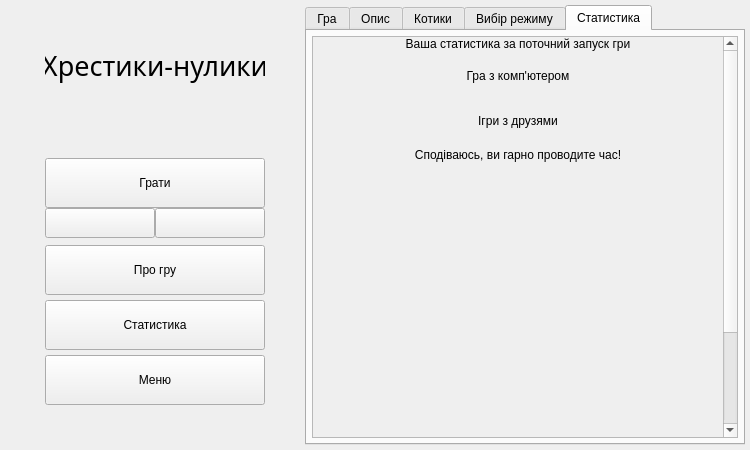
<?xml version="1.0" encoding="UTF-8"?>
<ui version="4.0">
 <class>MainWindow</class>
 <widget class="QMainWindow" name="MainWindow">
  <property name="geometry">
   <rect>
    <x>0</x>
    <y>0</y>
    <width>750</width>
    <height>450</height>
   </rect>
  </property>
  <property name="sizePolicy">
   <sizepolicy hsizetype="Fixed" vsizetype="Fixed">
    <horstretch>0</horstretch>
    <verstretch>0</verstretch>
   </sizepolicy>
  </property>
  <property name="minimumSize">
   <size>
    <width>750</width>
    <height>450</height>
   </size>
  </property>
  <property name="maximumSize">
   <size>
    <width>750</width>
    <height>450</height>
   </size>
  </property>
  <property name="windowTitle">
   <string>Хрестики-нулики</string>
  </property>
  <property name="windowIcon">
   <iconset resource="resourses.qrc">
    <normaloff>:/tictactoe/images/free-icon-tic-tac-toe-868728.png</normaloff>:/tictactoe/images/free-icon-tic-tac-toe-868728.png</iconset>
  </property>
  <property name="styleSheet">
   <string notr="true"/>
  </property>
  <widget class="QWidget" name="centralwidget">
   <property name="minimumSize">
    <size>
     <width>750</width>
     <height>450</height>
    </size>
   </property>
   <property name="maximumSize">
    <size>
     <width>750</width>
     <height>450</height>
    </size>
   </property>
   <property name="styleSheet">
    <string notr="true"/>
   </property>
   <layout class="QGridLayout" name="gridLayout_2">
    <property name="leftMargin">
     <number>5</number>
    </property>
    <property name="topMargin">
     <number>5</number>
    </property>
    <property name="rightMargin">
     <number>5</number>
    </property>
    <property name="bottomMargin">
     <number>5</number>
    </property>
    <property name="spacing">
     <number>0</number>
    </property>
    <item row="0" column="1">
     <widget class="QTabWidget" name="tabWidget">
      <property name="minimumSize">
       <size>
        <width>440</width>
        <height>440</height>
       </size>
      </property>
      <property name="maximumSize">
       <size>
        <width>440</width>
        <height>440</height>
       </size>
      </property>
      <property name="styleSheet">
       <string notr="true"/>
      </property>
      <property name="currentIndex">
       <number>4</number>
      </property>
      <widget class="QWidget" name="tabPlayField">
       <property name="minimumSize">
        <size>
         <width>0</width>
         <height>0</height>
        </size>
       </property>
       <property name="styleSheet">
        <string notr="true"/>
       </property>
       <attribute name="title">
        <string>Гра</string>
       </attribute>
       <layout class="QGridLayout" name="gridLayout_3">
        <property name="leftMargin">
         <number>4</number>
        </property>
        <property name="topMargin">
         <number>4</number>
        </property>
        <property name="rightMargin">
         <number>4</number>
        </property>
        <property name="bottomMargin">
         <number>4</number>
        </property>
        <property name="spacing">
         <number>0</number>
        </property>
        <item row="0" column="0">
         <widget class="QPushButton" name="pushButton_1">
          <property name="sizePolicy">
           <sizepolicy hsizetype="Fixed" vsizetype="Fixed">
            <horstretch>0</horstretch>
            <verstretch>0</verstretch>
           </sizepolicy>
          </property>
          <property name="minimumSize">
           <size>
            <width>144</width>
            <height>144</height>
           </size>
          </property>
          <property name="cursor">
           <cursorShape>ArrowCursor</cursorShape>
          </property>
          <property name="styleSheet">
           <string notr="true"/>
          </property>
          <property name="text">
           <string/>
          </property>
         </widget>
        </item>
        <item row="0" column="1">
         <widget class="QPushButton" name="pushButton_2">
          <property name="sizePolicy">
           <sizepolicy hsizetype="Fixed" vsizetype="Fixed">
            <horstretch>0</horstretch>
            <verstretch>0</verstretch>
           </sizepolicy>
          </property>
          <property name="minimumSize">
           <size>
            <width>144</width>
            <height>144</height>
           </size>
          </property>
          <property name="text">
           <string/>
          </property>
         </widget>
        </item>
        <item row="0" column="2">
         <widget class="QPushButton" name="pushButton_3">
          <property name="sizePolicy">
           <sizepolicy hsizetype="Fixed" vsizetype="Fixed">
            <horstretch>0</horstretch>
            <verstretch>0</verstretch>
           </sizepolicy>
          </property>
          <property name="minimumSize">
           <size>
            <width>144</width>
            <height>144</height>
           </size>
          </property>
          <property name="text">
           <string/>
          </property>
         </widget>
        </item>
        <item row="1" column="0">
         <widget class="QPushButton" name="pushButton_4">
          <property name="sizePolicy">
           <sizepolicy hsizetype="Fixed" vsizetype="Fixed">
            <horstretch>0</horstretch>
            <verstretch>0</verstretch>
           </sizepolicy>
          </property>
          <property name="minimumSize">
           <size>
            <width>144</width>
            <height>144</height>
           </size>
          </property>
          <property name="text">
           <string/>
          </property>
         </widget>
        </item>
        <item row="1" column="1">
         <widget class="QPushButton" name="pushButton_5">
          <property name="sizePolicy">
           <sizepolicy hsizetype="Fixed" vsizetype="Fixed">
            <horstretch>0</horstretch>
            <verstretch>0</verstretch>
           </sizepolicy>
          </property>
          <property name="minimumSize">
           <size>
            <width>144</width>
            <height>144</height>
           </size>
          </property>
          <property name="text">
           <string/>
          </property>
         </widget>
        </item>
        <item row="1" column="2">
         <widget class="QPushButton" name="pushButton_6">
          <property name="sizePolicy">
           <sizepolicy hsizetype="Fixed" vsizetype="Fixed">
            <horstretch>0</horstretch>
            <verstretch>0</verstretch>
           </sizepolicy>
          </property>
          <property name="minimumSize">
           <size>
            <width>144</width>
            <height>144</height>
           </size>
          </property>
          <property name="text">
           <string/>
          </property>
         </widget>
        </item>
        <item row="2" column="0">
         <widget class="QPushButton" name="pushButton_7">
          <property name="sizePolicy">
           <sizepolicy hsizetype="Fixed" vsizetype="Fixed">
            <horstretch>0</horstretch>
            <verstretch>0</verstretch>
           </sizepolicy>
          </property>
          <property name="minimumSize">
           <size>
            <width>144</width>
            <height>144</height>
           </size>
          </property>
          <property name="text">
           <string/>
          </property>
         </widget>
        </item>
        <item row="2" column="1">
         <widget class="QPushButton" name="pushButton_8">
          <property name="sizePolicy">
           <sizepolicy hsizetype="Fixed" vsizetype="Fixed">
            <horstretch>0</horstretch>
            <verstretch>0</verstretch>
           </sizepolicy>
          </property>
          <property name="minimumSize">
           <size>
            <width>144</width>
            <height>144</height>
           </size>
          </property>
          <property name="text">
           <string/>
          </property>
         </widget>
        </item>
        <item row="2" column="2">
         <widget class="QPushButton" name="pushButton_9">
          <property name="sizePolicy">
           <sizepolicy hsizetype="Fixed" vsizetype="Fixed">
            <horstretch>0</horstretch>
            <verstretch>0</verstretch>
           </sizepolicy>
          </property>
          <property name="minimumSize">
           <size>
            <width>144</width>
            <height>144</height>
           </size>
          </property>
          <property name="text">
           <string/>
          </property>
         </widget>
        </item>
       </layout>
      </widget>
      <widget class="QWidget" name="tabAboutGame">
       <attribute name="title">
        <string>Опис</string>
       </attribute>
       <layout class="QGridLayout" name="gridLayout_4">
        <property name="leftMargin">
         <number>5</number>
        </property>
        <property name="topMargin">
         <number>5</number>
        </property>
        <property name="rightMargin">
         <number>5</number>
        </property>
        <property name="bottomMargin">
         <number>5</number>
        </property>
        <property name="spacing">
         <number>0</number>
        </property>
        <item row="0" column="0">
         <widget class="QScrollArea" name="scrollArea">
          <property name="minimumSize">
           <size>
            <width>426</width>
            <height>426</height>
           </size>
          </property>
          <property name="maximumSize">
           <size>
            <width>426</width>
            <height>426</height>
           </size>
          </property>
          <property name="lineWidth">
           <number>5</number>
          </property>
          <property name="verticalScrollBarPolicy">
           <enum>Qt::ScrollBarAlwaysOn</enum>
          </property>
          <property name="widgetResizable">
           <bool>true</bool>
          </property>
          <widget class="QWidget" name="scrollAreaWidgetContents">
           <property name="geometry">
            <rect>
             <x>0</x>
             <y>0</y>
             <width>407</width>
             <height>860</height>
            </rect>
           </property>
           <layout class="QVBoxLayout" name="verticalLayout_3">
            <property name="spacing">
             <number>0</number>
            </property>
            <property name="leftMargin">
             <number>0</number>
            </property>
            <property name="topMargin">
             <number>0</number>
            </property>
            <property name="rightMargin">
             <number>0</number>
            </property>
            <property name="bottomMargin">
             <number>0</number>
            </property>
            <item>
             <widget class="QLabel" name="descrWelcomeLabel">
              <property name="maximumSize">
               <size>
                <width>400</width>
                <height>16777215</height>
               </size>
              </property>
              <property name="font">
               <font>
                <pointsize>9</pointsize>
               </font>
              </property>
              <property name="text">
               <string>Вітаю у грі хрестики-нулики!</string>
              </property>
              <property name="alignment">
               <set>Qt::AlignCenter</set>
              </property>
             </widget>
            </item>
            <item>
             <widget class="QLabel" name="descrTitleLabel1">
              <property name="text">
               <string>
Правила гри</string>
              </property>
              <property name="alignment">
               <set>Qt::AlignCenter</set>
              </property>
             </widget>
            </item>
            <item>
             <widget class="QLabel" name="descrTextLabel1">
              <property name="text">
               <string>    Грають двоє: одна людина за хрестики, інша - за нулики. Ціль кожного з гравців - зібрати в ряд (по вертикалі/горизонталі/діагоналі) три своїх символи швидше, ніж це зробить суперник.
   Якщо поле вже заповнилося (нікуди далі поставити символ), оголошується нічия.
   Першим ходить гравець, який грає за хрестики (далі ви дізнаєтесь як обирати символ, за який хочете грати).</string>
              </property>
              <property name="alignment">
               <set>Qt::AlignJustify|Qt::AlignVCenter</set>
              </property>
              <property name="wordWrap">
               <bool>true</bool>
              </property>
             </widget>
            </item>
            <item>
             <widget class="QLabel" name="descrTitleLabel2">
              <property name="text">
               <string>
Режими гри в цьому застосунку</string>
              </property>
              <property name="alignment">
               <set>Qt::AlignCenter</set>
              </property>
             </widget>
            </item>
            <item>
             <widget class="QLabel" name="descrTextLabel2">
              <property name="text">
               <string>    Тут ви можете грати з другом (з одного комп'ютера) або проти бота.
  У випадку гри проти комп'ютерного бота, ви можете обрати один з трьох режимів: легкий, середній або складний.
    В легкому режимі комп'ютер навмисно вам піддається, в середньому ви граєте з дурником, який ходить навмання, обравши ж складний режим, виграти ви майже ніколи не зможете (лише програш або нічия).</string>
              </property>
              <property name="alignment">
               <set>Qt::AlignJustify|Qt::AlignVCenter</set>
              </property>
              <property name="wordWrap">
               <bool>true</bool>
              </property>
             </widget>
            </item>
            <item>
             <widget class="QLabel" name="descrTitleLabel3">
              <property name="text">
               <string>
Деякі механіки гри</string>
              </property>
              <property name="alignment">
               <set>Qt::AlignCenter</set>
              </property>
             </widget>
            </item>
            <item>
             <widget class="QLabel" name="descrTextLabel3">
              <property name="text">
               <string>   Під кнопкою &quot;Грати&quot; ви можете обирати символ, за який гратимете. Змінити вибір в ході гри ви не зможете, лише після закінчення гри
   Змінювати вибір в ході партії з другом не можна навіть після закінчення гри. В наступній партії (якщо ви натиснете кнопку &quot;Грати ще&quot;), ви просто обміняєтесь символами з вашим другом.
   Щоб вийти з поточного режиму гри, замість кнопки &quot;Грати ще&quot; після закінчення партії просто натисніть на будь-яку іншу зелену кнопку. Під час партії, звичайно, це зробити не можна.</string>
              </property>
              <property name="alignment">
               <set>Qt::AlignJustify|Qt::AlignVCenter</set>
              </property>
              <property name="wordWrap">
               <bool>true</bool>
              </property>
             </widget>
            </item>
            <item>
             <widget class="QLabel" name="descrTitleLabel4">
              <property name="text">
               <string>
Автори гри</string>
              </property>
              <property name="alignment">
               <set>Qt::AlignCenter</set>
              </property>
             </widget>
            </item>
            <item>
             <widget class="QLabel" name="descrTextLabel4">
              <property name="text">
               <string>Гру створив студент Київського Політехнічного інституту, факультету ІПСА, I курсу, групи ДА-21
Жадько Микита</string>
              </property>
              <property name="wordWrap">
               <bool>true</bool>
              </property>
             </widget>
            </item>
            <item>
             <widget class="QLabel" name="descrByeLabel">
              <property name="text">
               <string>
Гарної вам гри!</string>
              </property>
              <property name="alignment">
               <set>Qt::AlignCenter</set>
              </property>
             </widget>
            </item>
            <item>
             <widget class="QLabel" name="descrCatLabel">
              <property name="minimumSize">
               <size>
                <width>0</width>
                <height>300</height>
               </size>
              </property>
              <property name="maximumSize">
               <size>
                <width>400</width>
                <height>400</height>
               </size>
              </property>
              <property name="text">
               <string/>
              </property>
             </widget>
            </item>
           </layout>
          </widget>
         </widget>
        </item>
       </layout>
      </widget>
      <widget class="QWidget" name="tabMainMenu">
       <property name="minimumSize">
        <size>
         <width>430</width>
         <height>430</height>
        </size>
       </property>
       <property name="maximumSize">
        <size>
         <width>440</width>
         <height>440</height>
        </size>
       </property>
       <attribute name="title">
        <string>Котики</string>
       </attribute>
       <layout class="QVBoxLayout" name="verticalLayout_9">
        <property name="spacing">
         <number>0</number>
        </property>
        <property name="leftMargin">
         <number>5</number>
        </property>
        <property name="topMargin">
         <number>5</number>
        </property>
        <property name="rightMargin">
         <number>5</number>
        </property>
        <property name="bottomMargin">
         <number>5</number>
        </property>
        <item>
         <widget class="QLabel" name="kittyLabel">
          <property name="sizePolicy">
           <sizepolicy hsizetype="Minimum" vsizetype="Minimum">
            <horstretch>0</horstretch>
            <verstretch>0</verstretch>
           </sizepolicy>
          </property>
          <property name="minimumSize">
           <size>
            <width>430</width>
            <height>380</height>
           </size>
          </property>
          <property name="text">
           <string>Раджу спочатку подивитись
розділ &quot;Про гру&quot;!              `









Ви зараз у головному меню
</string>
          </property>
          <property name="alignment">
           <set>Qt::AlignBottom|Qt::AlignHCenter</set>
          </property>
         </widget>
        </item>
       </layout>
      </widget>
      <widget class="QWidget" name="tabChoice">
       <attribute name="title">
        <string>Вибір режиму</string>
       </attribute>
       <layout class="QGridLayout" name="gridLayout_5">
        <property name="leftMargin">
         <number>30</number>
        </property>
        <property name="topMargin">
         <number>30</number>
        </property>
        <property name="rightMargin">
         <number>30</number>
        </property>
        <property name="bottomMargin">
         <number>30</number>
        </property>
        <property name="spacing">
         <number>5</number>
        </property>
        <item row="9" column="0" colspan="2">
         <layout class="QHBoxLayout" name="horizontalLayout_3">
          <property name="spacing">
           <number>0</number>
          </property>
          <property name="topMargin">
           <number>0</number>
          </property>
          <item>
           <widget class="QPushButton" name="letsPlayChoiceButton">
            <property name="minimumSize">
             <size>
              <width>0</width>
              <height>50</height>
             </size>
            </property>
            <property name="maximumSize">
             <size>
              <width>250</width>
              <height>30</height>
             </size>
            </property>
            <property name="text">
             <string>Давай вже грати!</string>
            </property>
           </widget>
          </item>
         </layout>
        </item>
        <item row="3" column="0" colspan="2">
         <layout class="QHBoxLayout" name="horizontalLayout">
          <property name="spacing">
           <number>0</number>
          </property>
          <property name="bottomMargin">
           <number>20</number>
          </property>
          <item>
           <widget class="QPushButton" name="FriendGameButton">
            <property name="minimumSize">
             <size>
              <width>150</width>
              <height>50</height>
             </size>
            </property>
            <property name="maximumSize">
             <size>
              <width>200</width>
              <height>30</height>
             </size>
            </property>
            <property name="text">
             <string>З другом</string>
            </property>
           </widget>
          </item>
          <item>
           <widget class="QPushButton" name="ComputerGameButton">
            <property name="minimumSize">
             <size>
              <width>150</width>
              <height>50</height>
             </size>
            </property>
            <property name="maximumSize">
             <size>
              <width>200</width>
              <height>30</height>
             </size>
            </property>
            <property name="text">
             <string>З комп'ютером</string>
            </property>
           </widget>
          </item>
         </layout>
        </item>
        <item row="2" column="0" colspan="2">
         <layout class="QHBoxLayout" name="horizontalLayout_8">
          <property name="topMargin">
           <number>0</number>
          </property>
          <item>
           <widget class="QLabel" name="chooseModeGameLabel">
            <property name="minimumSize">
             <size>
              <width>0</width>
              <height>30</height>
             </size>
            </property>
            <property name="maximumSize">
             <size>
              <width>250</width>
              <height>16777215</height>
             </size>
            </property>
            <property name="font">
             <font>
              <pointsize>14</pointsize>
             </font>
            </property>
            <property name="text">
             <string>Оберіть режим гри</string>
            </property>
            <property name="alignment">
             <set>Qt::AlignCenter</set>
            </property>
           </widget>
          </item>
         </layout>
        </item>
        <item row="5" column="0" colspan="2">
         <widget class="QTabWidget" name="tabWidgetChoice">
          <property name="currentIndex">
           <number>0</number>
          </property>
          <widget class="QWidget" name="tabEmptyBegin">
           <attribute name="title">
            <string>Початковий вигляд</string>
           </attribute>
           <layout class="QHBoxLayout" name="horizontalLayout_10">
            <item>
             <widget class="QLabel" name="chooseCatLabel">
              <property name="text">
               <string/>
              </property>
             </widget>
            </item>
           </layout>
          </widget>
          <widget class="QWidget" name="tabNameInput">
           <attribute name="title">
            <string>Ім'я</string>
           </attribute>
           <layout class="QVBoxLayout" name="verticalLayout_8">
            <property name="leftMargin">
             <number>25</number>
            </property>
            <property name="rightMargin">
             <number>25</number>
            </property>
            <item>
             <widget class="QLabel" name="inputPlayersNameLabel">
              <property name="minimumSize">
               <size>
                <width>0</width>
                <height>40</height>
               </size>
              </property>
              <property name="font">
               <font>
                <pointsize>12</pointsize>
               </font>
              </property>
              <property name="text">
               <string>Введіть імена двох гравців (не більше 10 символів)</string>
              </property>
              <property name="alignment">
               <set>Qt::AlignCenter</set>
              </property>
              <property name="wordWrap">
               <bool>true</bool>
              </property>
             </widget>
            </item>
            <item>
             <layout class="QHBoxLayout" name="horizontalLayout_6">
              <property name="topMargin">
               <number>10</number>
              </property>
              <item>
               <widget class="QLineEdit" name="lineEditPlayer1">
                <property name="minimumSize">
                 <size>
                  <width>200</width>
                  <height>50</height>
                 </size>
                </property>
                <property name="maximumSize">
                 <size>
                  <width>200</width>
                  <height>50</height>
                 </size>
                </property>
                <property name="font">
                 <font>
                  <pointsize>9</pointsize>
                 </font>
                </property>
                <property name="text">
                 <string>Гравець 1</string>
                </property>
                <property name="maxLength">
                 <number>10</number>
                </property>
                <property name="alignment">
                 <set>Qt::AlignCenter</set>
                </property>
               </widget>
              </item>
             </layout>
            </item>
            <item>
             <spacer name="verticalSpacer">
              <property name="orientation">
               <enum>Qt::Vertical</enum>
              </property>
              <property name="sizeHint" stdset="0">
               <size>
                <width>20</width>
                <height>40</height>
               </size>
              </property>
             </spacer>
            </item>
            <item>
             <layout class="QHBoxLayout" name="horizontalLayout_7">
              <property name="topMargin">
               <number>0</number>
              </property>
              <item>
               <widget class="QLineEdit" name="lineEditPlayer2">
                <property name="minimumSize">
                 <size>
                  <width>200</width>
                  <height>50</height>
                 </size>
                </property>
                <property name="maximumSize">
                 <size>
                  <width>200</width>
                  <height>50</height>
                 </size>
                </property>
                <property name="text">
                 <string>Гравець 2</string>
                </property>
                <property name="maxLength">
                 <number>10</number>
                </property>
                <property name="alignment">
                 <set>Qt::AlignCenter</set>
                </property>
               </widget>
              </item>
             </layout>
            </item>
           </layout>
          </widget>
          <widget class="QWidget" name="tabDifficultChoice">
           <property name="minimumSize">
            <size>
             <width>0</width>
             <height>40</height>
            </size>
           </property>
           <attribute name="title">
            <string>Складність</string>
           </attribute>
           <layout class="QVBoxLayout" name="verticalLayout_7">
            <property name="spacing">
             <number>0</number>
            </property>
            <property name="leftMargin">
             <number>20</number>
            </property>
            <property name="topMargin">
             <number>5</number>
            </property>
            <property name="rightMargin">
             <number>20</number>
            </property>
            <property name="bottomMargin">
             <number>10</number>
            </property>
            <item>
             <layout class="QHBoxLayout" name="horizontalLayout_9">
              <property name="topMargin">
               <number>0</number>
              </property>
              <item>
               <widget class="QLabel" name="chooseDifficultGameLabel">
                <property name="minimumSize">
                 <size>
                  <width>0</width>
                  <height>30</height>
                 </size>
                </property>
                <property name="maximumSize">
                 <size>
                  <width>250</width>
                  <height>30</height>
                 </size>
                </property>
                <property name="font">
                 <font>
                  <pointsize>12</pointsize>
                 </font>
                </property>
                <property name="text">
                 <string>Оберіть складність</string>
                </property>
                <property name="alignment">
                 <set>Qt::AlignCenter</set>
                </property>
               </widget>
              </item>
             </layout>
            </item>
            <item>
             <layout class="QVBoxLayout" name="verticalLayout_6">
              <property name="spacing">
               <number>0</number>
              </property>
              <property name="leftMargin">
               <number>177</number>
              </property>
              <property name="topMargin">
               <number>9</number>
              </property>
              <item>
               <widget class="QPushButton" name="difficultChoiceButton">
                <property name="minimumSize">
                 <size>
                  <width>0</width>
                  <height>52</height>
                 </size>
                </property>
                <property name="maximumSize">
                 <size>
                  <width>150</width>
                  <height>52</height>
                 </size>
                </property>
                <property name="text">
                 <string>Складний</string>
                </property>
               </widget>
              </item>
             </layout>
            </item>
            <item>
             <layout class="QHBoxLayout" name="horizontalLayout_5">
              <property name="spacing">
               <number>0</number>
              </property>
              <item>
               <widget class="QPushButton" name="middleChoiceButton">
                <property name="minimumSize">
                 <size>
                  <width>0</width>
                  <height>52</height>
                 </size>
                </property>
                <property name="maximumSize">
                 <size>
                  <width>150</width>
                  <height>52</height>
                 </size>
                </property>
                <property name="text">
                 <string>Середній</string>
                </property>
               </widget>
              </item>
             </layout>
            </item>
            <item>
             <layout class="QHBoxLayout" name="horizontalLayout_4">
              <property name="spacing">
               <number>0</number>
              </property>
              <property name="leftMargin">
               <number>0</number>
              </property>
              <property name="topMargin">
               <number>0</number>
              </property>
              <property name="rightMargin">
               <number>177</number>
              </property>
              <item>
               <widget class="QPushButton" name="easyChoiceButton">
                <property name="minimumSize">
                 <size>
                  <width>0</width>
                  <height>52</height>
                 </size>
                </property>
                <property name="maximumSize">
                 <size>
                  <width>150</width>
                  <height>52</height>
                 </size>
                </property>
                <property name="layoutDirection">
                 <enum>Qt::LeftToRight</enum>
                </property>
                <property name="text">
                 <string>Легкий</string>
                </property>
               </widget>
              </item>
             </layout>
            </item>
           </layout>
          </widget>
         </widget>
        </item>
       </layout>
      </widget>
      <widget class="QWidget" name="tabStatistics">
       <attribute name="title">
        <string>Статистика</string>
       </attribute>
       <layout class="QHBoxLayout" name="horizontalLayout_2">
        <property name="spacing">
         <number>0</number>
        </property>
        <property name="leftMargin">
         <number>5</number>
        </property>
        <property name="topMargin">
         <number>5</number>
        </property>
        <property name="rightMargin">
         <number>5</number>
        </property>
        <property name="bottomMargin">
         <number>5</number>
        </property>
        <item>
         <widget class="QScrollArea" name="scrollArea_2">
          <property name="widgetResizable">
           <bool>true</bool>
          </property>
          <widget class="QWidget" name="scrollAreaWidgetContents_2">
           <property name="geometry">
            <rect>
             <x>0</x>
             <y>0</y>
             <width>405</width>
             <height>546</height>
            </rect>
           </property>
           <layout class="QVBoxLayout" name="verticalLayout_4">
            <property name="spacing">
             <number>0</number>
            </property>
            <property name="leftMargin">
             <number>0</number>
            </property>
            <property name="topMargin">
             <number>0</number>
            </property>
            <property name="rightMargin">
             <number>0</number>
            </property>
            <property name="bottomMargin">
             <number>0</number>
            </property>
            <item>
             <widget class="QLabel" name="statWelcomeLabel">
              <property name="sizePolicy">
               <sizepolicy hsizetype="Preferred" vsizetype="Minimum">
                <horstretch>0</horstretch>
                <verstretch>0</verstretch>
               </sizepolicy>
              </property>
              <property name="text">
               <string>Ваша статистика за поточний запуск гри</string>
              </property>
              <property name="alignment">
               <set>Qt::AlignHCenter|Qt::AlignTop</set>
              </property>
              <property name="wordWrap">
               <bool>true</bool>
              </property>
             </widget>
            </item>
            <item>
             <widget class="QLabel" name="statTitleLabel1">
              <property name="text">
               <string>
Гра з комп'ютером</string>
              </property>
              <property name="alignment">
               <set>Qt::AlignHCenter|Qt::AlignTop</set>
              </property>
              <property name="wordWrap">
               <bool>true</bool>
              </property>
             </widget>
            </item>
            <item>
             <widget class="QLabel" name="statTextLabel1">
              <property name="text">
               <string/>
              </property>
              <property name="alignment">
               <set>Qt::AlignJustify|Qt::AlignTop</set>
              </property>
              <property name="wordWrap">
               <bool>false</bool>
              </property>
             </widget>
            </item>
            <item>
             <widget class="QLabel" name="statTitleLabel2">
              <property name="text">
               <string>
Ігри з друзями</string>
              </property>
              <property name="alignment">
               <set>Qt::AlignHCenter|Qt::AlignTop</set>
              </property>
              <property name="wordWrap">
               <bool>true</bool>
              </property>
             </widget>
            </item>
            <item>
             <widget class="QLabel" name="statTextLabel2">
              <property name="text">
               <string/>
              </property>
              <property name="alignment">
               <set>Qt::AlignJustify|Qt::AlignVCenter</set>
              </property>
              <property name="wordWrap">
               <bool>false</bool>
              </property>
             </widget>
            </item>
            <item>
             <widget class="QLabel" name="statByeLabel">
              <property name="text">
               <string>Сподіваюсь, ви гарно проводите час!</string>
              </property>
              <property name="alignment">
               <set>Qt::AlignCenter</set>
              </property>
              <property name="wordWrap">
               <bool>true</bool>
              </property>
             </widget>
            </item>
            <item>
             <widget class="QLabel" name="statCatLabel">
              <property name="minimumSize">
               <size>
                <width>0</width>
                <height>402</height>
               </size>
              </property>
              <property name="text">
               <string/>
              </property>
             </widget>
            </item>
           </layout>
          </widget>
         </widget>
        </item>
       </layout>
      </widget>
     </widget>
    </item>
    <item row="0" column="0">
     <layout class="QVBoxLayout" name="verticalLayout">
      <property name="leftMargin">
       <number>40</number>
      </property>
      <property name="topMargin">
       <number>40</number>
      </property>
      <property name="rightMargin">
       <number>40</number>
      </property>
      <property name="bottomMargin">
       <number>40</number>
      </property>
      <item>
       <widget class="QLabel" name="mainLabel">
        <property name="minimumSize">
         <size>
          <width>220</width>
          <height>40</height>
         </size>
        </property>
        <property name="maximumSize">
         <size>
          <width>220</width>
          <height>16777215</height>
         </size>
        </property>
        <property name="font">
         <font>
          <family>Arial Black</family>
          <pointsize>20</pointsize>
          <bold>false</bold>
         </font>
        </property>
        <property name="text">
         <string>Хрестики-нулики</string>
        </property>
        <property name="alignment">
         <set>Qt::AlignCenter</set>
        </property>
       </widget>
      </item>
      <item>
       <widget class="QLabel" name="curentGameStateLabel">
        <property name="sizePolicy">
         <sizepolicy hsizetype="Preferred" vsizetype="Fixed">
          <horstretch>0</horstretch>
          <verstretch>0</verstretch>
         </sizepolicy>
        </property>
        <property name="minimumSize">
         <size>
          <width>0</width>
          <height>50</height>
         </size>
        </property>
        <property name="maximumSize">
         <size>
          <width>220</width>
          <height>16777215</height>
         </size>
        </property>
        <property name="font">
         <font>
          <pointsize>14</pointsize>
          <bold>false</bold>
         </font>
        </property>
        <property name="text">
         <string/>
        </property>
        <property name="alignment">
         <set>Qt::AlignCenter</set>
        </property>
       </widget>
      </item>
      <item>
       <spacer name="verticalSpacer_2">
        <property name="orientation">
         <enum>Qt::Vertical</enum>
        </property>
        <property name="sizeHint" stdset="0">
         <size>
          <width>20</width>
          <height>100</height>
         </size>
        </property>
       </spacer>
      </item>
      <item>
       <layout class="QVBoxLayout" name="verticalLayout_2">
        <property name="spacing">
         <number>5</number>
        </property>
        <property name="leftMargin">
         <number>0</number>
        </property>
        <property name="topMargin">
         <number>0</number>
        </property>
        <property name="rightMargin">
         <number>0</number>
        </property>
        <item>
         <layout class="QVBoxLayout" name="verticalLayout_5">
          <property name="spacing">
           <number>0</number>
          </property>
          <property name="bottomMargin">
           <number>0</number>
          </property>
          <item>
           <widget class="QPushButton" name="LetsPlayButton">
            <property name="sizePolicy">
             <sizepolicy hsizetype="Expanding" vsizetype="Fixed">
              <horstretch>0</horstretch>
              <verstretch>0</verstretch>
             </sizepolicy>
            </property>
            <property name="minimumSize">
             <size>
              <width>200</width>
              <height>50</height>
             </size>
            </property>
            <property name="maximumSize">
             <size>
              <width>220</width>
              <height>16777215</height>
             </size>
            </property>
            <property name="font">
             <font>
              <family>Segoe UI</family>
              <pointsize>9</pointsize>
              <italic>false</italic>
             </font>
            </property>
            <property name="styleSheet">
             <string notr="true"/>
            </property>
            <property name="text">
             <string>Грати</string>
            </property>
           </widget>
          </item>
          <item>
           <layout class="QGridLayout" name="gridLayout">
            <property name="bottomMargin">
             <number>2</number>
            </property>
            <property name="spacing">
             <number>0</number>
            </property>
            <item row="0" column="0">
             <widget class="QPushButton" name="crossButton">
              <property name="sizePolicy">
               <sizepolicy hsizetype="Expanding" vsizetype="Fixed">
                <horstretch>200</horstretch>
                <verstretch>200</verstretch>
               </sizepolicy>
              </property>
              <property name="minimumSize">
               <size>
                <width>100</width>
                <height>30</height>
               </size>
              </property>
              <property name="maximumSize">
               <size>
                <width>220</width>
                <height>100</height>
               </size>
              </property>
              <property name="font">
               <font>
                <pointsize>9</pointsize>
                <bold>false</bold>
               </font>
              </property>
              <property name="text">
               <string/>
              </property>
             </widget>
            </item>
            <item row="0" column="1">
             <widget class="QPushButton" name="noughtButton">
              <property name="sizePolicy">
               <sizepolicy hsizetype="Expanding" vsizetype="Fixed">
                <horstretch>200</horstretch>
                <verstretch>200</verstretch>
               </sizepolicy>
              </property>
              <property name="minimumSize">
               <size>
                <width>100</width>
                <height>30</height>
               </size>
              </property>
              <property name="maximumSize">
               <size>
                <width>220</width>
                <height>100</height>
               </size>
              </property>
              <property name="font">
               <font>
                <pointsize>9</pointsize>
                <bold>false</bold>
               </font>
              </property>
              <property name="text">
               <string/>
              </property>
             </widget>
            </item>
           </layout>
          </item>
         </layout>
        </item>
        <item>
         <widget class="QPushButton" name="AboutGameButton">
          <property name="sizePolicy">
           <sizepolicy hsizetype="Expanding" vsizetype="Fixed">
            <horstretch>0</horstretch>
            <verstretch>0</verstretch>
           </sizepolicy>
          </property>
          <property name="minimumSize">
           <size>
            <width>100</width>
            <height>50</height>
           </size>
          </property>
          <property name="maximumSize">
           <size>
            <width>220</width>
            <height>16777215</height>
           </size>
          </property>
          <property name="font">
           <font>
            <family>Segoe UI</family>
            <pointsize>9</pointsize>
            <italic>false</italic>
           </font>
          </property>
          <property name="text">
           <string>Про гру</string>
          </property>
         </widget>
        </item>
        <item>
         <widget class="QPushButton" name="StatisticsButton">
          <property name="minimumSize">
           <size>
            <width>0</width>
            <height>50</height>
           </size>
          </property>
          <property name="text">
           <string>Статистика</string>
          </property>
         </widget>
        </item>
        <item>
         <widget class="QPushButton" name="ExitButton">
          <property name="sizePolicy">
           <sizepolicy hsizetype="Expanding" vsizetype="Fixed">
            <horstretch>0</horstretch>
            <verstretch>0</verstretch>
           </sizepolicy>
          </property>
          <property name="minimumSize">
           <size>
            <width>100</width>
            <height>50</height>
           </size>
          </property>
          <property name="maximumSize">
           <size>
            <width>220</width>
            <height>16777215</height>
           </size>
          </property>
          <property name="font">
           <font>
            <family>Segoe UI</family>
            <pointsize>9</pointsize>
            <italic>false</italic>
           </font>
          </property>
          <property name="text">
           <string>Меню</string>
          </property>
         </widget>
        </item>
       </layout>
      </item>
     </layout>
    </item>
   </layout>
  </widget>
 </widget>
 <resources>
  <include location="resourses.qrc"/>
 </resources>
 <connections/>
</ui>
